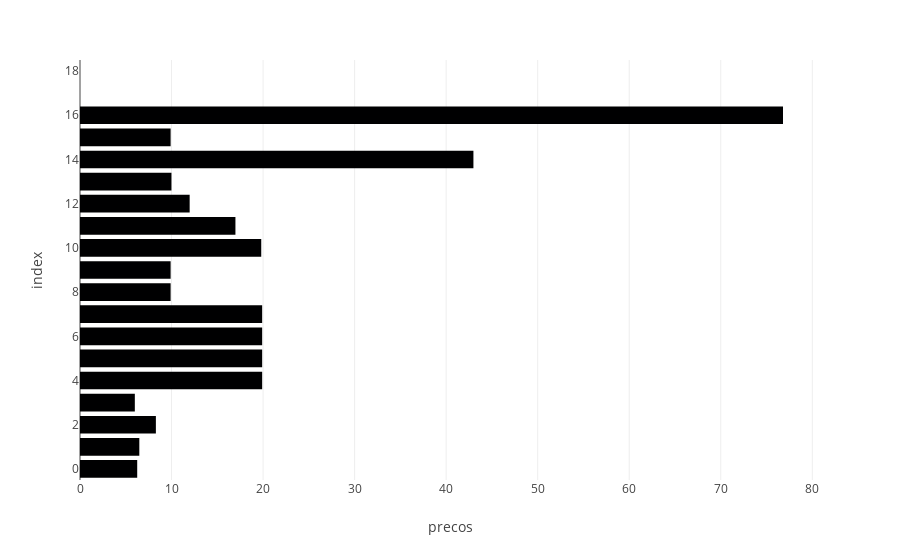

Source (notebook cell):
### Code cell
px.bar(df, 'precos')

### Figure 1 — Plotly figure (JSON) as saved in the notebook; plotly's stock layout.template omitted (floating-point values rounded to 4 significant figures)
{"data": [{"alignmentgroup": "True", "hovertemplate": "precos=%{x}<br>index=%{y}<extra></extra>", "legendgroup": "", "marker": {"color": "#000001", "pattern": {"shape": ""}}, "name": "", "offsetgroup": "", "orientation": "h", "showlegend": false, "textposition": "auto", "type": "bar", "x": [6.25, 6.48, 8.29, 5.99, 19.9, 19.9, 19.9, 19.9, 9.9, 9.9, 19.8, 16.98, 11.98, 9.99, 42.98, 9.9, 76.8, 0, 0], "xaxis": "x", "y": [0, 1, 2, 3, 4, 5, 6, 7, 8, 9, 10, 11, 12, 13, 14, 15, 16, 17, 18], "yaxis": "y"}], "layout": {"barmode": "relative", "legend": {"tracegroupgap": 0}, "margin": {"t": 60}, "xaxis": {"anchor": "y", "domain": [0, 1], "title": {"text": "precos"}}, "yaxis": {"anchor": "x", "domain": [0, 1], "title": {"text": "index"}}}}
